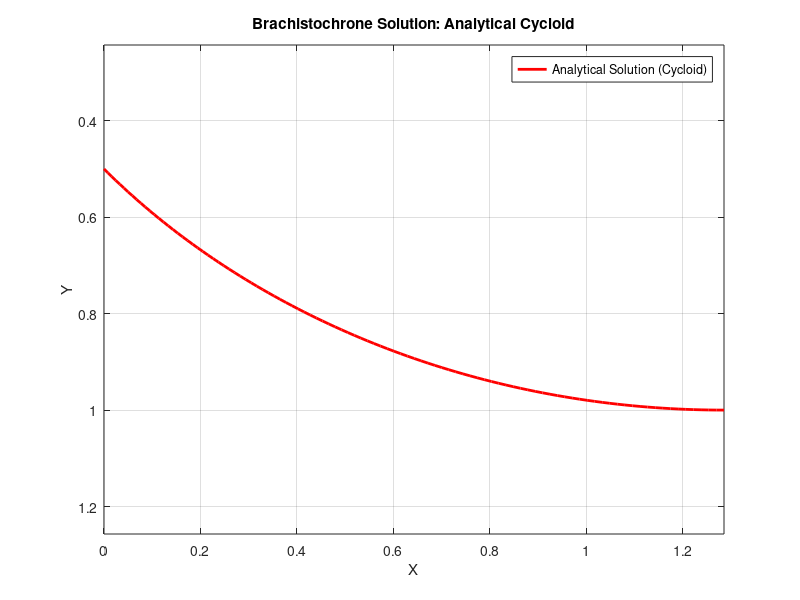
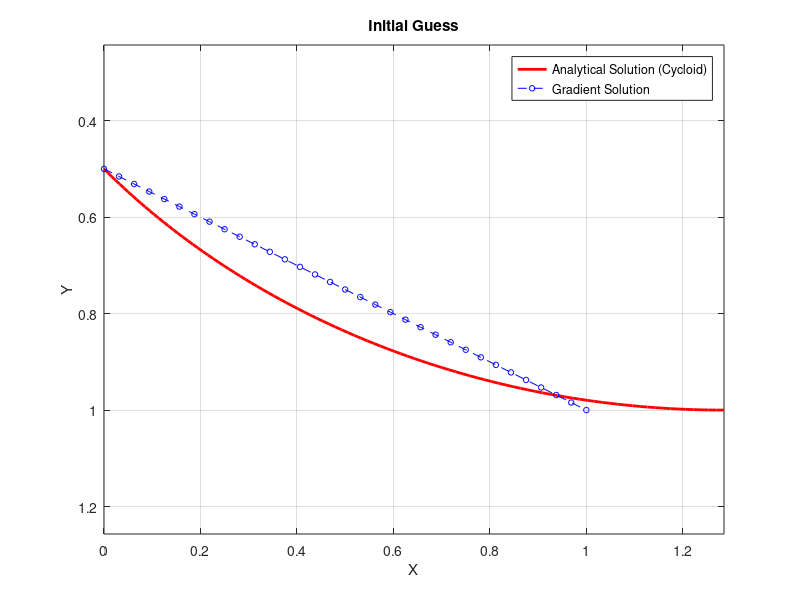

Reproduce these figures in MATLAB, in order. (Note: this script raises an error after producing the figures.)
% Brachistochrone Gradient Calculations
% Reference: Jameson & Vassberg (2000)

clc
clear all
close all

%% Analytical solution of the Brachistochrone problem

% Parameters from the paper
C = 1;
t_0 = pi/2;
t_1 = pi;

% Generating the Analytical Solution (Exact Cycloid)
t_fine = linspace(t_0, t_1, 100);
x_exact = 0.5 * C^2 * (t_fine - sin(t_fine));   %Equation 10
y_exact = 0.5 * C^2 * (1 - cos(t_fine));        %Equation 9        

% Normalizing x_exact to start at 0 (consistent with mesh setup x = 0 to L)
x_offset = x_exact(1);
% x_offset = 0;
x_exact = x_exact - x_offset;

% Plot: Debugging 
figure('Color', 'w');
plot(x_exact, y_exact, 'r-', 'LineWidth', 2); hold on;
set(gca, 'YDir', 'reverse'); 
xlabel('X');
ylabel('Y');
title('Brachistochrone Solution: Analytical Cycloid');
legend('Analytical Solution (Cycloid)', 'Location', 'best');
grid on;
axis equal;



%% Problem Setup
N = 31;                 % Number of design variables (internal points): tune to 31, 511
L = 1.0;                % Total horizontal distance
dx = L / (N + 1);       % Mesh interval (delta x) 
x = (0:dx:L)';          % Discrete spatial variable x 

% Boundary conditions (y0 and yN+1 are fixed) 
y = linspace(0.5, 1.0, N+2)'; % Initial guess


%% Continuous Gradient Calculation

% Approximates the analytical gradient using 2nd-order finite differences
G_cont = zeros(N, 1);

for j = 2:N+1
    % Finite difference approximations for y' and y''
    dy_dx = (y(j+1) - y(j-1)) / (2 * dx);
    d2y_dx2 = (y(j+1) - 2*y(j) + y(j-1)) / (dx^2);
    
    % Continuous Gradient Formula (Equation 11) 
    numerator = 1 + dy_dx^2 + 2 * y(j) * d2y_dx2;
    denominator = 2 * (y(j) * (1 + dy_dx^2))^1.5;
    G_cont(j-1) = -numerator / denominator;
end

%% Discrete Gradient Calculation 

% Exactly differentiates the discrete cost function (Rectangle Rule) 
G_disc = zeros(N, 1);

% Helper values at half-mesh points (j + 1/2) 
y_mid = 0.5 * (y(2:end) + y(1:end-1));          % y at j+1/2
dy_mid = (y(2:end) - y(1:end-1)) / dx;          % y' at j+1/2

% Calculating A and B components at j+1/2 
A = sqrt(1 + dy_mid.^2) ./ (2 * y_mid.^1.5);
B = dy_mid ./ sqrt(y_mid .* (1 + dy_mid.^2));

% Discrete Gradient Formula (Equation 12) 
for j = 1:N
    % j in this loop corresponds to the j-th design variable (y(j+1))
    % Formula: G_j = B_{j-1/2} - B_{j+1/2} - (dx/2) * (A_{j+1/2} + A_{j-1/2})
    G_disc(j) = B(j) - B(j+1) - (dx/2) * (A(j+1) + A(j));
end

%% Displaying Results
fprintf('L2 Norm of Continuous Gradient: %.6e\n', norm(G_cont));
fprintf('L2 Norm of Discrete Gradient: %.6e\n', norm(G_disc));


% Plotting
figure('Color', 'w');
plot(x_exact, y_exact, 'r-', 'LineWidth', 2); hold on;
hold on
plot(x, y, 'bo--', 'MarkerSize', 4); 
set(gca, 'YDir', 'reverse'); 
xlabel('X');
ylabel('Y');
title('Initial Guess');
legend('Analytical Solution (Cycloid)', 'Gradient Solution','Location', 'best');
grid on;
axis equal;

%% Optimization: Steepest Descent Using Continuous Gradient
% The steepest descent method iteratively updates the trajectory by stepping
% in the direction opposite to the gradient (Equation 13).
% The update rule is: y^(n+1) = y^n - dt * G^n
% The time step dt is chosen based on a CFL-like stability condition: dt <= dx^2 / (2*beta)

maxIter = 50000;        % Maximum number of iterations before stopping
tol = 1e-6;             % Convergence tolerance on the L2 norm of the gradient
dt = 0.1 * dx^2;        % Stable time step size derived from stability analysis

y_sd_cont = y;                              % Initialize trajectory from the initial guess
cost_hist_cont = zeros(maxIter,1);          % Preallocate cost function history
grad_hist_cont = zeros(maxIter,1);          % Preallocate gradient norm history

for iter = 1:maxIter
    % Compute the continuous gradient at the current trajectory
    G = continuousGradient(y_sd_cont, dx);
    
    % Record cost function and gradient norm for convergence monitoring
    cost_hist_cont(iter) = costFunction(y_sd_cont, dx);
    grad_hist_cont(iter) = norm(G, 2);
    
    % Check for convergence: stop if gradient norm drops below tolerance
    if grad_hist_cont(iter) < tol
        fprintf('Continuous steepest descent converged at iteration %d\n', iter);
        break;
    end
    
    % Update only internal design variables (boundary points y(1) and y(end) are fixed)
    y_sd_cont(2:end-1) = y_sd_cont(2:end-1) - dt * G;
end

% Trim pre-allocated arrays to the actual number of iterations performed
cost_hist_cont = cost_hist_cont(1:iter);
grad_hist_cont = grad_hist_cont(1:iter);

%% Optimization: Steepest Descent Using Discrete Gradient
% Same steepest descent scheme as above, but the gradient is computed by
% exactly differentiating the discrete (rectangle-rule) cost function.
% This avoids the inconsistency between the continuous gradient and the
% discretized cost, which can improve convergence behavior.

y_sd_disc = y;                              % Initialize trajectory from the initial guess
cost_hist_disc = zeros(maxIter,1);          % Preallocate cost function history
grad_hist_disc = zeros(maxIter,1);          % Preallocate gradient norm history

for iter2 = 1:maxIter
    % Compute the discrete gradient at the current trajectory
    G = discreteGradient(y_sd_disc, dx);
    
    % Record cost function and gradient norm for convergence monitoring
    cost_hist_disc(iter2) = costFunction(y_sd_disc, dx);
    grad_hist_disc(iter2) = norm(G, 2);
    
    % Check for convergence: stop if gradient norm drops below tolerance
    if grad_hist_disc(iter2) < tol
        fprintf('Discrete steepest descent converged at iteration %d\n', iter2);
        break;
    end
    
    % Update only internal design variables (boundary points are fixed)
    y_sd_disc(2:end-1) = y_sd_disc(2:end-1) - dt * G;
end

% Trim pre-allocated arrays to the actual number of iterations performed
cost_hist_disc = cost_hist_disc(1:iter2);
grad_hist_disc = grad_hist_disc(1:iter2);

%% Optimization: BFGS Using Continuous Gradient
% The BFGS quasi-Newton method builds an approximation H of the inverse Hessian
% iteratively using the rank-2 update formula from the progress report.
% The search direction at each step is p = -H * G, which approaches the Newton
% direction as H converges to the true inverse Hessian.
% A backtracking line search (Armijo condition) is used to find a step size
% that guarantees sufficient decrease in the cost function.

maxIter_bfgs = 5000;    % BFGS typically converges in far fewer iterations than steepest descent

y_bfgs_cont = y;                                    % Initialize from the same initial guess
G_bfgs_cont = continuousGradient(y_bfgs_cont, dx); % Initial gradient
H_cont = eye(N);                                    % Initialize inverse Hessian as identity

cost_hist_bfgs_cont = zeros(maxIter_bfgs, 1);
grad_hist_bfgs_cont = zeros(maxIter_bfgs, 1);

for iter3 = 1:maxIter_bfgs
    cost_hist_bfgs_cont(iter3) = costFunction(y_bfgs_cont, dx);
    grad_hist_bfgs_cont(iter3) = norm(G_bfgs_cont, 2);

    % Check for convergence
    if grad_hist_bfgs_cont(iter3) < tol
        fprintf('BFGS (continuous gradient) converged at iteration %d\n', iter3);
        break;
    end

    % Compute search direction: quasi-Newton step p = -H * G
    p = -H_cont * G_bfgs_cont;

    % Backtracking line search (Armijo sufficient decrease condition)
    % Ensures cost decreases by at least a fraction c1 of the expected decrease
    alpha = 1.0;        % Start with full Newton step
    c1    = 1e-4;       % Armijo parameter
    rho   = 0.5;        % Step reduction factor per backtrack
    I0    = cost_hist_bfgs_cont(iter3);

    for ls = 1:30
        y_trial = y_bfgs_cont;
        y_trial(2:end-1) = y_trial(2:end-1) + alpha * p;
        % Only accept step if all y values remain positive (physically required)
        if all(y_trial(2:end-1) > 0) && costFunction(y_trial, dx) <= I0 + c1 * alpha * (G_bfgs_cont' * p)
            break;
        end
        alpha = rho * alpha;
    end

    % Accept the step and compute new gradient
    y_new = y_bfgs_cont;
    y_new(2:end-1) = y_new(2:end-1) + alpha * p;
    G_new = continuousGradient(y_new, dx);

    % BFGS update vectors (changes in design variables and gradient)
    delta_y = y_new(2:end-1) - y_bfgs_cont(2:end-1);  % s in standard BFGS notation
    delta_g = G_new - G_bfgs_cont;                     % y in standard BFGS notation
    curvature = delta_g' * delta_y;

    % Apply BFGS rank-2 inverse Hessian update only if curvature condition holds
    % (delta_g' * delta_y > 0 ensures H remains positive definite)
    if curvature > 1e-10
        H_cont = H_cont ...
            + (1 + (delta_g' * H_cont * delta_g) / curvature) * (delta_y * delta_y') / curvature ...
            - (H_cont * delta_g * delta_y' + delta_y * delta_g' * H_cont) / curvature;
    end

    y_bfgs_cont   = y_new;
    G_bfgs_cont   = G_new;
end

cost_hist_bfgs_cont = cost_hist_bfgs_cont(1:iter3);
grad_hist_bfgs_cont = grad_hist_bfgs_cont(1:iter3);

%% Optimization: BFGS Using Discrete Gradient
% Same BFGS scheme as above, but uses the discrete gradient (exactly consistent
% with the rectangle-rule cost function) to drive the inverse Hessian updates.

y_bfgs_disc = y;                                    % Initialize from the same initial guess
G_bfgs_disc = discreteGradient(y_bfgs_disc, dx);   % Initial gradient
H_disc = eye(N);                                    % Initialize inverse Hessian as identity

cost_hist_bfgs_disc = zeros(maxIter_bfgs, 1);
grad_hist_bfgs_disc = zeros(maxIter_bfgs, 1);

for iter4 = 1:maxIter_bfgs
    cost_hist_bfgs_disc(iter4) = costFunction(y_bfgs_disc, dx);
    grad_hist_bfgs_disc(iter4) = norm(G_bfgs_disc, 2);

    % Check for convergence
    if grad_hist_bfgs_disc(iter4) < tol
        fprintf('BFGS (discrete gradient) converged at iteration %d\n', iter4);
        break;
    end

    % Compute search direction: quasi-Newton step p = -H * G
    p = -H_disc * G_bfgs_disc;

    % Backtracking line search (Armijo sufficient decrease condition)
    alpha = 1.0;
    c1    = 1e-4;
    rho   = 0.5;
    I0    = cost_hist_bfgs_disc(iter4);

    for ls = 1:30
        y_trial = y_bfgs_disc;
        y_trial(2:end-1) = y_trial(2:end-1) + alpha * p;
        if all(y_trial(2:end-1) > 0) && costFunction(y_trial, dx) <= I0 + c1 * alpha * (G_bfgs_disc' * p)
            break;
        end
        alpha = rho * alpha;
    end

    % Accept the step and compute new gradient
    y_new = y_bfgs_disc;
    y_new(2:end-1) = y_new(2:end-1) + alpha * p;
    G_new = discreteGradient(y_new, dx);

    % BFGS update vectors
    delta_y = y_new(2:end-1) - y_bfgs_disc(2:end-1);
    delta_g = G_new - G_bfgs_disc;
    curvature = delta_g' * delta_y;

    % Apply BFGS rank-2 inverse Hessian update only if curvature condition holds
    if curvature > 1e-10
        H_disc = H_disc ...
            + (1 + (delta_g' * H_disc * delta_g) / curvature) * (delta_y * delta_y') / curvature ...
            - (H_disc * delta_g * delta_y' + delta_y * delta_g' * H_disc) / curvature;
    end

    y_bfgs_disc  = y_new;
    G_bfgs_disc  = G_new;
end

cost_hist_bfgs_disc = cost_hist_bfgs_disc(1:iter4);
grad_hist_bfgs_disc = grad_hist_bfgs_disc(1:iter4);

%% Compare Optimized Paths Against Analytical Cycloid
% Interpolate the analytical cycloid onto the uniform mesh x to allow
% a point-wise comparison with the numerically optimized trajectories.
% The L2 error is normalized by sqrt(N+2) to make it mesh-independent.

y_exact_interp = interp1(x_exact, y_exact, x, 'linear', 'extrap');

% Normalized L2 error between each optimized path and the analytical solution
L2_error_cont      = norm(y_sd_cont    - y_exact_interp, 2) / sqrt(length(y));
L2_error_disc      = norm(y_sd_disc    - y_exact_interp, 2) / sqrt(length(y));
L2_error_bfgs_cont = norm(y_bfgs_cont  - y_exact_interp, 2) / sqrt(length(y));
L2_error_bfgs_disc = norm(y_bfgs_disc  - y_exact_interp, 2) / sqrt(length(y));

fprintf('L2 Error Steepest Descent - Continuous Gradient: %.6e\n', L2_error_cont);
fprintf('L2 Error Steepest Descent - Discrete Gradient:   %.6e\n', L2_error_disc);
fprintf('L2 Error BFGS - Continuous Gradient:             %.6e\n', L2_error_bfgs_cont);
fprintf('L2 Error BFGS - Discrete Gradient:               %.6e\n', L2_error_bfgs_disc);

% Plot all paths together for visual comparison
figure('Color','w');
plot(x_exact, y_exact, 'r-', 'LineWidth', 2); hold on;
plot(x, y, 'k--', 'LineWidth', 1.5);
plot(x, y_sd_cont, 'bo-', 'MarkerSize', 4);
plot(x, y_sd_disc, 'gs-', 'MarkerSize', 4);
plot(x, y_bfgs_cont, 'b^--', 'MarkerSize', 4);
plot(x, y_bfgs_disc, 'gd--', 'MarkerSize', 4);
set(gca, 'YDir', 'reverse');   % Flip y-axis so descent is downward visually
xlabel('X');
ylabel('Y');
title('Optimized Brachistochrone Paths');
legend('Analytical Cycloid', 'Initial Guess', ...
       'Steepest Descent - Continuous', 'Steepest Descent - Discrete', ...
       'BFGS - Continuous', 'BFGS - Discrete', ...
       'Location', 'best');
grid on;
axis equal;

%% Plot Convergence Histories
% Semi-log plots allow visualization of the exponential decay in the
% gradient norm and cost function as the optimizer converges.
% BFGS is expected to converge in significantly fewer iterations than
% steepest descent due to its superlinear convergence rate.

% Gradient norm convergence: indicates how close the trajectory is to the optimum
figure('Color','w');
it_cont = 1:length(grad_hist_cont);
it_disc = 1:length(grad_hist_disc);
it_bfgs_cont = 1:length(grad_hist_bfgs_cont);
it_bfgs_disc = 1:length(grad_hist_bfgs_disc);
loglog(it_cont, grad_hist_cont, 'b-', 'LineWidth', 2); hold on;
loglog(it_disc, grad_hist_disc, 'g-', 'LineWidth', 2);
loglog(it_bfgs_cont, grad_hist_bfgs_cont, 'b--', 'LineWidth', 2);
loglog(it_bfgs_disc, grad_hist_bfgs_disc, 'g--', 'LineWidth', 2);
xlabel('Iteration');
ylabel('L2 Norm of Gradient');
title('Gradient Convergence History');
legend('SD - Continuous', 'SD - Discrete', 'BFGS - Continuous', 'BFGS - Discrete', 'Location', 'best');
grid on;

% Cost function convergence: shows reduction in total travel time over iterations
figure('Color','w');
it_cont = 1:length(cost_hist_cont);
it_disc = 1:length(cost_hist_disc);
it_bfgs_cont = 1:length(cost_hist_bfgs_cont);
it_bfgs_disc = 1:length(cost_hist_bfgs_disc);
loglog(it_cont, cost_hist_cont, 'b-', 'LineWidth', 2); hold on;
loglog(it_disc, cost_hist_disc, 'g-', 'LineWidth', 2);
loglog(it_bfgs_cont, cost_hist_bfgs_cont, 'b--', 'LineWidth', 2);
loglog(it_bfgs_disc, cost_hist_bfgs_disc, 'g--', 'LineWidth', 2);
xlabel('Iteration');
ylabel('Cost Function I');
title('Cost Function Convergence History');
legend('SD - Continuous', 'SD - Discrete', 'BFGS - Continuous', 'BFGS - Discrete', 'Location', 'best');
grid on;



%% Helper Functions

% Computes the discrete cost function I using the rectangle (midpoint) rule.
% y_mid and dy_mid are evaluated at the half-mesh points j+1/2.
function I = costFunction(y, dx)
    y_mid = 0.5 * (y(2:end) + y(1:end-1));      % y at j+1/2
    dy_mid = (y(2:end) - y(1:end-1)) / dx;      % y' at j+1/2

    % Integrand F evaluated at each half-mesh point
    F_mid = sqrt(1 + dy_mid.^2) ./ sqrt(y_mid);
    I = sum(F_mid) * dx;    % Rectangle rule integration
end

% Computes the continuous gradient G using 2nd-order finite differences
% to approximate y' and y'' in the analytical gradient formula (Equation 11).
% Boundary points are excluded; only the N internal design variables are returned.
function G_cont = continuousGradient(y, dx)
    N = length(y) - 2;
    G_cont = zeros(N, 1);

    for j = 2:N+1
        % 2nd-order central differences for first and second derivatives
        dy_dx = (y(j+1) - y(j-1)) / (2 * dx);
        d2y_dx2 = (y(j+1) - 2*y(j) + y(j-1)) / dx^2;

        % Continuous gradient formula (Equation 11)
        numerator = 1 + dy_dx^2 + 2 * y(j) * d2y_dx2; 
        denominator = 2 * (y(j) * (1 + dy_dx^2))^(3/2);

        G_cont(j-1) = -numerator / denominator;
    end
end

% Computes the discrete gradient G by analytically differentiating the
% rectangle-rule cost function I_R with respect to each design variable y_j.
% This ensures the gradient is exactly consistent with the discrete cost,
% which avoids truncation errors that can arise with the continuous gradient.
function G_disc = discreteGradient(y, dx)
    N = length(y) - 2;
    G_disc = zeros(N, 1);

    % Evaluate intermediate quantities at half-mesh points j+1/2
    y_mid = 0.5 * (y(2:end) + y(1:end-1));
    dy_mid = (y(2:end) - y(1:end-1)) / dx;

    % A and B are the two components that arise from differentiating I_R
    A = sqrt(1 + dy_mid.^2) ./ (2 * y_mid.^(3/2));     % Contribution from y_mid term
    B = dy_mid ./ sqrt(y_mid .* (1 + dy_mid.^2));       % Contribution from dy_mid term

    % Discrete gradient formula (Equation 12): G_j = dI_R / dy_j
    % Each design variable y_j appears in intervals [j-1/2] and [j+1/2]
    for j = 1:N
        G_disc(j) = B(j) - B(j+1) - (dx/2) * (A(j+1) + A(j));
    end
end
